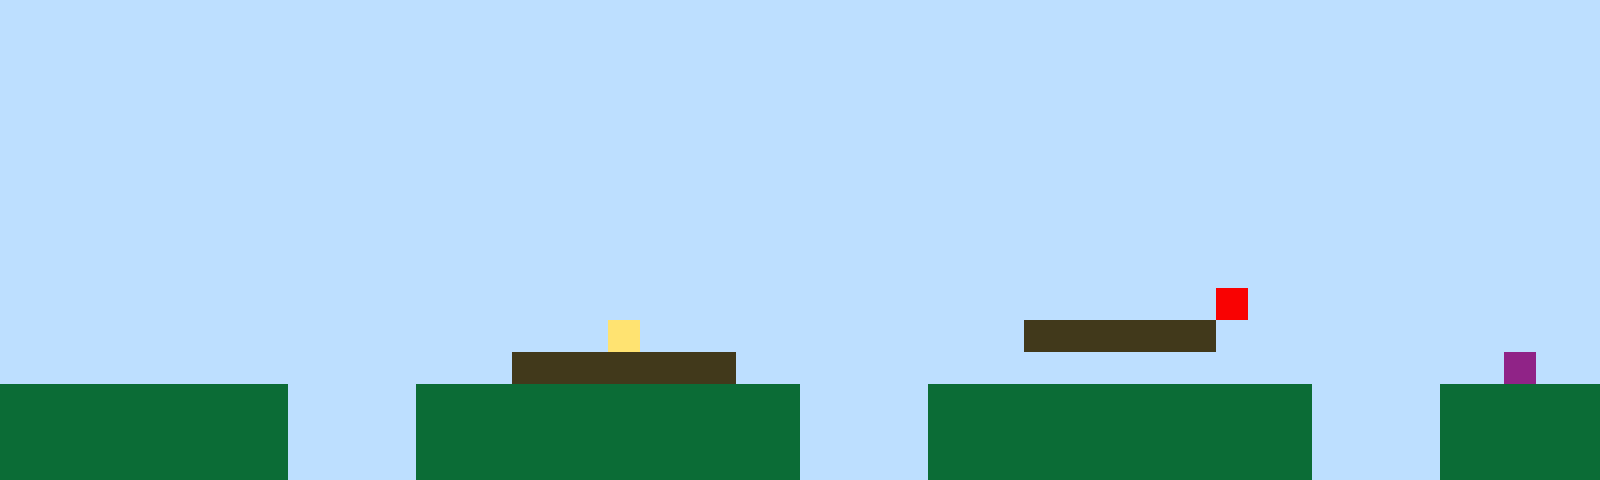

This game map was drawn from its Tiled (.tmx) file and the tilesets committed beside it. A one-line description and the full map source follow:
An orthogonal 50x15 tile map with 32x32 px tiles, 1 tile layer (Tile Layer 1).

<map version="1.10" tiledversion="1.11.2" orientation="orthogonal" renderorder="right-up" width="50" height="15" tilewidth="32" tileheight="32" infinite="0" nextlayerid="2" nextobjectid="1"><editorsettings><export target="map1.csv" format="csv" /></editorsettings><tileset firstgid="1" name="sprites" tilewidth="32" tileheight="32" tilecount="6" columns="3"><image source="sprites.png" width="96" height="64" /></tileset><layer id="1" name="Tile Layer 1" width="50" height="15"><data encoding="csv">1,1,1,1,1,1,1,1,1,1,1,1,1,1,1,1,1,1,1,1,1,1,1,1,1,1,1,1,1,1,1,1,1,1,1,1,1,1,1,1,1,1,1,1,1,1,1,1,1,1,1,1,1,1,1,1,1,1,1,1,1,1,1,1,1,1,1,1,1,1,1,1,1,1,1,1,1,1,1,1,1,1,1,1,1,1,1,1,1,1,1,1,1,1,1,1,1,1,1,1,1,1,1,1,1,1,1,1,1,1,1,1,1,1,1,1,1,1,1,1,1,1,1,1,1,1,1,1,1,1,1,1,1,1,1,1,1,1,1,1,1,1,1,1,1,1,1,1,1,1,1,1,1,1,1,1,1,1,1,1,1,1,1,1,1,1,1,1,1,1,1,1,1,1,1,1,1,1,1,1,1,1,1,1,1,1,1,1,1,1,1,1,1,1,1,1,1,1,1,1,1,1,1,1,1,1,1,1,1,1,1,1,1,1,1,1,1,1,1,1,1,1,1,1,1,1,1,1,1,1,1,1,1,1,1,1,1,1,1,1,1,1,1,1,1,1,1,1,1,1,1,1,1,1,1,1,1,1,1,1,1,1,1,1,1,1,1,1,1,1,1,1,1,1,1,1,1,1,1,1,1,1,1,1,1,1,1,1,1,1,1,1,1,1,1,1,1,1,1,1,1,1,1,1,1,1,1,1,1,1,1,1,1,1,1,1,1,1,1,1,1,1,1,1,1,1,1,1,1,1,1,1,1,1,1,1,1,1,1,1,1,1,1,1,1,1,1,1,1,1,1,1,1,1,1,1,1,1,1,1,1,1,1,1,1,1,1,1,1,1,1,1,1,1,1,1,1,1,1,1,1,1,1,1,1,1,1,1,1,1,1,1,1,1,1,1,1,1,1,1,1,1,1,1,1,1,1,1,1,1,1,1,1,1,1,1,1,1,1,1,1,1,1,1,1,1,1,1,1,1,1,1,1,1,1,1,1,1,1,1,1,1,1,1,1,1,1,1,1,1,1,1,1,1,1,1,1,1,1,1,1,1,1,1,1,1,1,1,1,1,1,1,1,1,1,1,1,1,1,1,1,1,1,1,1,1,1,1,5,1,1,1,1,1,1,1,1,1,1,1,1,1,1,1,1,1,1,1,1,1,1,1,1,1,1,1,1,1,1,4,1,1,1,1,1,1,1,1,1,1,1,1,3,3,3,3,3,3,1,1,1,1,1,1,1,1,1,1,1,1,1,1,1,1,1,1,1,1,1,1,1,1,1,1,1,1,3,3,3,3,3,3,3,1,1,1,1,1,1,1,1,1,1,1,1,1,1,1,1,1,1,1,1,1,1,1,1,6,1,1,2,2,2,2,2,2,2,2,2,1,1,1,1,2,2,2,2,2,2,2,2,2,2,2,2,1,1,1,1,2,2,2,2,2,2,2,2,2,2,2,2,1,1,1,1,2,2,2,2,2,2,2,2,2,2,2,2,2,2,1,1,1,1,2,2,2,2,2,2,2,2,2,2,2,2,1,1,1,1,2,2,2,2,2,2,2,2,2,2,2,2,1,1,1,1,2,2,2,2,2,2,2,2,2,2,2,2,2,2,1,1,1,1,2,2,2,2,2,2,2,2,2,2,2,2,1,1,1,1,2,2,2,2,2,2,2,2,2,2,2,2,1,1,1,1,2,2,2,2,2</data></layer></map>
